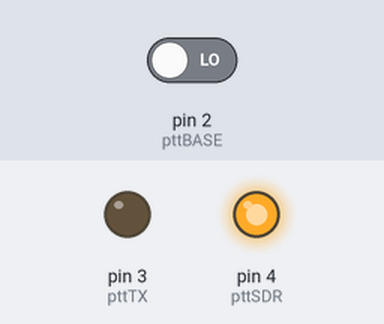
Recording of a sketch running on a simulated Arduino Uno, built with avr-gcc and run on an emulated ATmega328P. On the bench: output pins drawn as LEDs (lit = HIGH). The test bench sets the inputs (shaded band); at power-on: pin 2 (pttBASE) LOW.

Above: at 1.2 s.
1.3 s: pin 2 (pttBASE) driven HIGH
At 2.1 s:
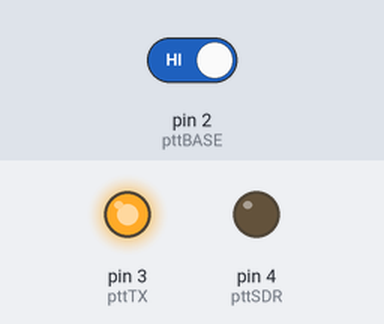
3.0 s: pin 2 (pttBASE) driven LOW
At 3.15 s:
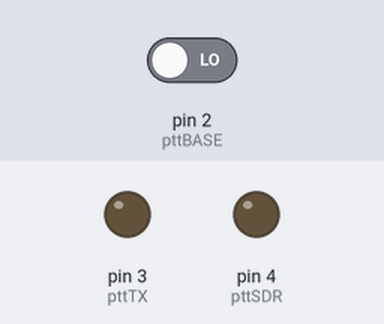
Timing chart, 0 to 6.0 s (numbered marks = the images above; inputs shaded):
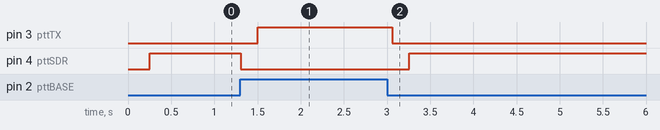

Measured:
- after the input at 1.3 s, pin 3 (pttTX): LOW → HIGH after 0.20 s; pin 4 (pttSDR): HIGH → LOW at once
- after the input at 3.0 s, pin 3 (pttTX): HIGH → LOW after 0.06 s; pin 4 (pttSDR): LOW → HIGH after 0.26 s

The sketch:

CONTROLLER.ino
```cpp
/*
Controller
*/

int pulsanteTX = 0; // Sostituisci con il pin a cui è collegato il pulsante

const int pttBASE = 2;
const int pttTX = 3;
const int pttSDR = 4;
boolean stato = false;

const int delaydopoTX = 200; //prima 600
const int delaydopoSDR = 200; //600

// Variabili per il debouncing
unsigned long tempoUltimoCambio = 0;
const unsigned long tempoDebouncing = 50; // Tempo di debouncing in millisecondi

void setup() {
  pinMode(pttBASE, INPUT); // Configuriamo il pin del pulsante come input con pull-up interno
  pinMode(pttTX, OUTPUT);
  pinMode(pttSDR, OUTPUT);
}

void loop() {

  pulsanteTX = digitalRead(pttBASE);

  if (pulsanteTX == HIGH && millis() - tempoUltimoCambio > tempoDebouncing) {
    /*
    Passo da rx a tx
    spengo rx
    delay
    accendo tx
    */
    digitalWrite(pttSDR, LOW);
    delay(delaydopoSDR);
    digitalWrite(pttTX, HIGH);
    tempoUltimoCambio = millis();
  } else if (pulsanteTX == LOW && millis() - tempoUltimoCambio > tempoDebouncing) {
    /*
    Passo da tx a rx
    spengo tx
    delay
    accendo rx
    */
    digitalWrite(pttTX, LOW);
    delay(delaydopoTX);
    digitalWrite(pttSDR, HIGH);
    tempoUltimoCambio = millis();
  }
}
```
